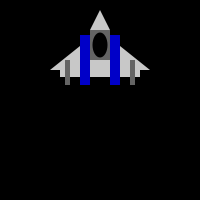
Frame 1 (no input)
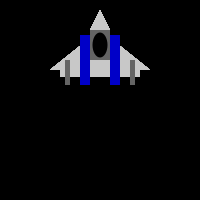
Frame 60 (the mouse pressed at the canvas centre just before this capture)
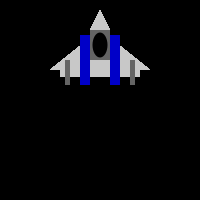
Frame 120 (the mouse held since frame 60 and released just before this capture)

The Processing sketch that drew these frames (run headless with seeded random() and noise(); from frame 60 on, the mouse is pressed at the canvas centre):

// Processing sketch: Spaceship
// ── Spaceship.pde
void setup(){
  size(200,200);
  background(0);
  noStroke();
}
void draw(){
  fill(200);
  triangle(90,30,100,10,110,30);
  triangle(50,70,100,30,150,70);
  fill(200);
  rect(60,70,80,7);
  fill(100);
  rect(90,30,20,30);
  fill(0,0,200);
  rect(80,35,10,50);
  rect(110,35,10,50);
  fill(0);
  ellipse(100,45,15,25);
  fill(100);
  rect(65,60,5,25);
  rect(130,60,5,25);
  
  
}
